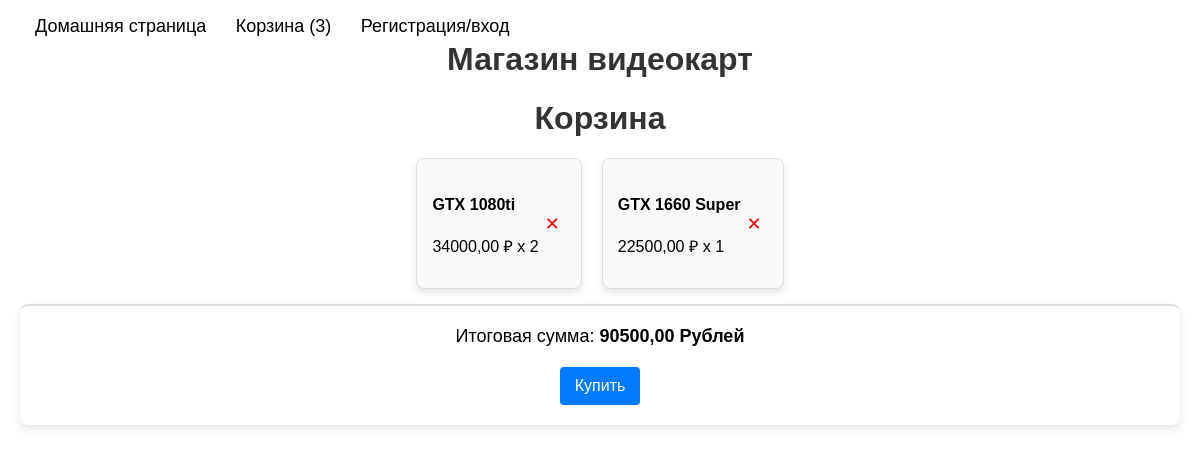
Before: /cart/ with the older database file.
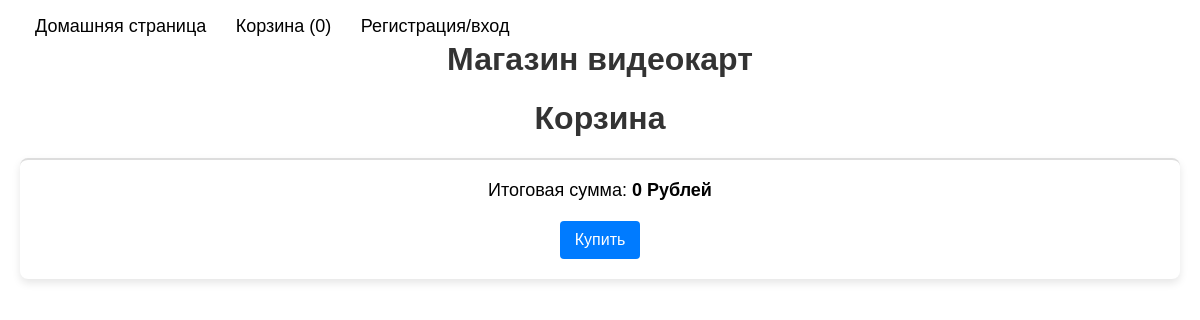
After: the same page with the newer database file.
### shop/models.py (models this page shows, shortened)
class CartItem(models.Model):
    objects = None
    product = models.ForeignKey(Product, on_delete=models.CASCADE)
    quantity = models.PositiveIntegerField(default=0)

class Product(models.Model):
    objects = None
    name = models.CharField(max_length=100)
    description = models.TextField()
    price = models.DecimalField(max_digits=10, decimal_places=2)
    image = models.ImageField(upload_to='products/')

### shop/views.py (the view)
# urls.py: path('cart/', views.cart_view, name='cart_view'),
def cart_view(request):
    cart_items = CartItem.objects.all()
    total_price = sum(item.product.price * item.quantity for item in cart_items)
    return render(request, 'shop/cart.html', {'cart_items': cart_items, 'total_price': total_price})

### shop/context_processors.py (called while the page is built)
def cart_items(request):
    cart_items = CartItem.objects.all()
    total_items = sum(item.quantity for item in cart_items)
    return {
        'cart_items': cart_items,
        'total_items': total_items,
    }

### shop/templates/shop/cart.html (shortened to what this page needs)
{% extends 'shop/base.html' %}
{% block content %}
{% load static %}
<!DOCTYPE html>
<html lang="en">
<head>
    <link rel="stylesheet" href="{% static 'shop/css/styles.css' %}">
</head>
<body>
    <h1>Корзина</h1>
    <div id="cart-items">
        {% for item in cart_items %}
        <div class="cart-item" id="cart-item-{{ item.id }}">
            <div class="product-details">
                <h4>{{ item.product.name }}</h4>
                <p> {{ item.product.price }}  ₽ x {{ item.quantity }}</p>
            </div>
            <form method="post" action="{% url 'remove_from_cart' item.id %}">
                <button type="submit" class="remove-item">
                    &#10005;
                </button>
            </form>
        </div>
        {% endfor %}
    </div>
    <div class="cart-container">
    <div class="cart-summary">
        <div class="total-price">
            Итоговая сумма: <strong> {{ total_price }} Рублей </strong>
        </div>
        <button class="buy-button" type="button">
            Купить
        </button>
    </div>
</div>
</body>
</html>
{% endblock %}

Changed rows visible on the page:
removed CartItem: product.name "GTX 1080ti", product.price "34000,00", quantity "2"
removed CartItem: product.name "GTX 1660 Super", product.price "22500,00", quantity "1"
Other visible differences:
{{ total_items }}: "3" → "0"
{{ total_price }}: "90500,00" → "0"
